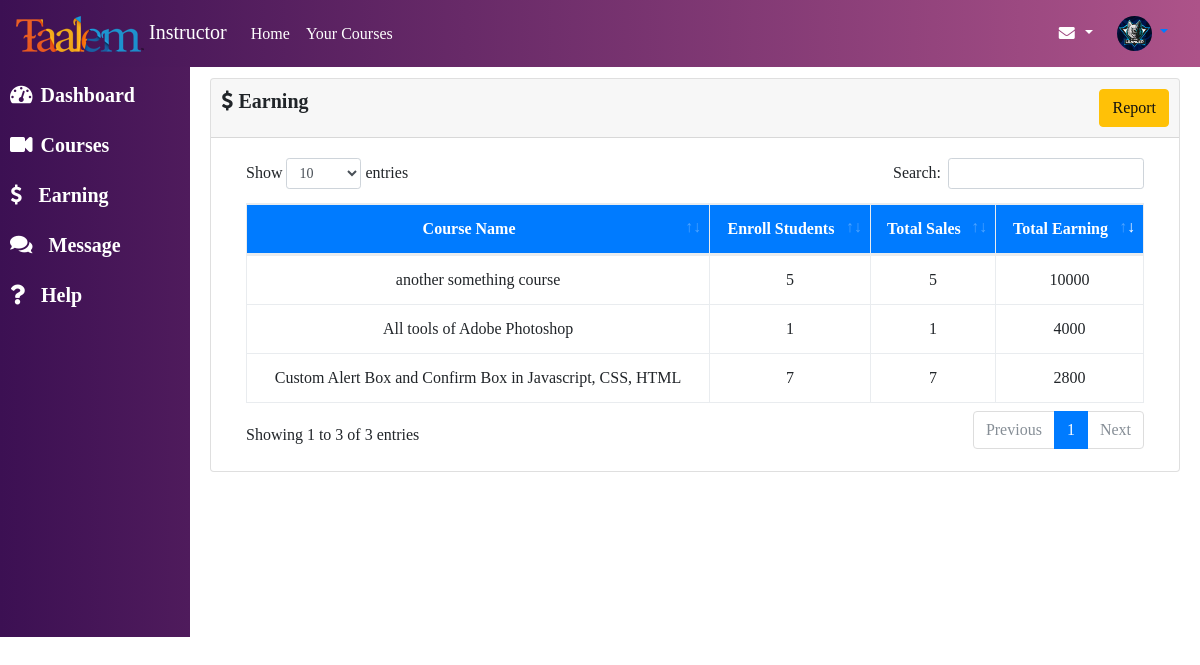
/instructor/earning.php (signed in), run on the app's committed database.
### tables this page shows
CREATE TABLE IF NOT EXISTS `instructor` (
  `instid` int(3) NOT NULL AUTO_INCREMENT,
  `instname` varchar(50) NOT NULL,
  `regid` int(3) NOT NULL,
  `photo` varchar(60) DEFAULT NULL,
  `gender` char(1) NOT NULL,
  `qualification` varchar(30) DEFAULT NULL,
  `expirance` varchar(10) DEFAULT NULL,
  `speciality` varchar(20) DEFAULT NULL,
  `about` text,
  PRIMARY KEY (`instid`),
  KEY `regid` (`regid`)
);

CREATE TABLE IF NOT EXISTS `course` (
  `courseid` int(3) NOT NULL AUTO_INCREMENT,
  `coursename` varchar(250) NOT NULL,
  `catid` int(3) NOT NULL,
  `coursedate` date NOT NULL,
  `description` text NOT NULL,
  `coursetype` varchar(10) NOT NULL,
  `price` int(5) DEFAULT NULL,
  `prerequirement` text NOT NULL,
  `whatlearn` text,
  `skilllevel` varchar(20) DEFAULT NULL,
  `keyword` varchar(50) DEFAULT NULL,
  `lang` varchar(15) NOT NULL,
  `thumbnailurl` varchar(50) DEFAULT NULL,
  `thumbvidurl` varchar(100) DEFAULT NULL,
  `instid` int(3) NOT NULL,
  `status` int(1) NOT NULL,
  PRIMARY KEY (`courseid`),
  KEY `catid` (`catid`),
  KEY `course_ibfk_2` (`instid`)
);

### inc/dataclass.php (called while the page is built, shortened)
<?php
class Dataclass
{
    private $conn;
    public function __construct()
    {
        $this->conn = mysqli_connect("localhost","root","","academydb") or die("Connection Fails");
    }
    public function getTable($query)
    {
    	$table = mysqli_query($this->conn,$query);
    	return $table;
    }
    public function getRow($query)
    {
    	$table = mysqli_query($this->conn,$query);
    	$row = mysqli_fetch_assoc($table);
    	return $row;
    }
    public function getDp($regid,$usertype)
    {
        if ($usertype=="student") {
            $studquery = "select photo from student where regid='$regid'";
            $dp = $this->getRow($studquery);
            return $dp['photo'];
        }else{
            $insquery = "select photo from instructor where regid='$regid'";
            $dp = $this->getRow($insquery);
            return $dp['photo'];
        }
    }
}
 ?>

### instructor/earning.php (the view, shortened to what this page needs)
<?php
	require_once 'dash-header.php';
    $courses = $dc->getTable("select courseid, coursename from course where instid='$_SESSION[regid]' and coursetype='paid'");
?>
<div class="wrapper">
            <nav id="sidebar" style="height:587px;">
                <ul class="list-unstyled components">
                    <li class="active">
                        <a href="dashboard.php"><i class="fas fa-tachometer-alt mr-2"></i>Dashboard</a>
                    </li>
                    <li>
                        <a href="mycourses.php"><i class="fas fa-video mr-2"></i>Courses</a>
                    </li>
                    <li>
                        <a href="earning.php"><i class="fas fa-dollar-sign mr-3"></i>Earning</a>
                    </li>
                    <li>
                        <a href="message.php"><i class="fas fa-comments mr-3"></i>Message</a>
                    </li>
                    <li>
                        <a href="#"><i class="fas fa-question mr-3"></i>Help</a>
                    </li>
                </ul>
            </nav>
            <div id="content" style="width: 100%;">
                <div class="row mt-2">
                    <div class="col-md-12">
                        <div class="card mb-3">
                            <div class="card-header" style="padding: 10px;">
                                <h5 class="float-left"><i class="fa fa-dollar-sign"></i> <b>Earning</b></h5>
                                <a href="earningreport.php" class="btn btn-warning float-right">Report</a>
                                <div class="clearfix"></div>
                            </div>
                            <div class="card-body">
                                <div class="table-responsive">
                                  <table class="table table-bordered" id="dataTable" width="100%" cellspacing="0">
                                    <thead>
                                        <tr class="text-center tblheading">
                                          <th>Course Name</th>
                                          <th>Enroll Students</th>
                                          <th>Total Sales</th>
                                          <th>Total Earning</th>
                                        </tr>
                                    </thead>
                                    <tbody class="text-center">
                                        <?php
                                        while ($rw = mysqli_fetch_assoc($courses)) {
                                         ?>
                                        <tr>
                                            <td><?= $rw['coursename'] ?></td>
                                            <?php
                                            $enrs = $dc->getRow("select count(enrollid) as totalen from courseenroll where courseid='$rw[courseid]'");
                                            echo "<td>".$enrs['totalen']."</td>";
                                            $tsale = $dc->getRow("SELECT COUNT(courseid) as totalsell FROM earning where courseid='$rw[courseid]' and regid='$_SESSION[regid]'");
                                            echo "<td>".$tsale['totalsell']."</td>";
                                            $totalincome = $dc->getRow("select sum(amount) as totalincome from earning where courseid='$rw[courseid]' and regid='$_SESSION[regid]'");
                                            echo "<td>".$totalincome['totalincome']."</td>";
                                             ?>
                                        </tr>
                                        <?php } ?>
                                    </tbody>
                                  </table>
                            </div>
                        </div>
                    </div>
                </div>
            </div>
    </div>
</div>
</body>
</html>

### instructor/dash-header.php (shortened to what this page needs)
<?php
require_once '../inc/config.php';
require_once '../inc/dataclass.php';
$dc=new Dataclass();
	$unseenmsg = $dc->getTable("SELECT * FROM message WHERE status = 0 and receiverregid='$_SESSION[regid]'");
	$countmsg=mysqli_num_rows($unseenmsg);
?>
<!DOCTYPE html>
<html lang="en">
<head>
	<link rel="stylesheet" href="../assests/libs/bootstrap/css/bootstrap.min.css" />
	<link rel="stylesheet" href="../assests/libs/animatecss/animate.min.css" />
	<link rel="stylesheet" href="../assests/libs/fontawesome/css/fontawesome-all.min.css" />
	<link rel="stylesheet" href="../assests/libs/jqueryui/jquery-ui.min.css">
	<link rel="stylesheet" href="../assests/libs/datatable/datatables.min.css">
	<link rel="stylesheet" href="../assests/css/main.css">
	<link rel="stylesheet" href="../admin/css/buttons.bootstrap4.min.css">
    <link rel="stylesheet" href="../admin/css/buttons.dataTables.min.css">
	<link rel="stylesheet" href="../admin/vendor/printjs/print.min.css">
</head>
<body style="margin-top: 50px;">
	<div class="container-fluid">
		<nav class="navbar fixed-top navbar-expand-lg dashnav">
		  <a class="navbar-brand" href="#" style="color: white"><img src="../assests/img/taalem-128.png" alt=""> Instructor</a>
		  <div class="collapse navbar-collapse" id="navbarSupportedContent">
		    <ul class="navbar-nav mr-auto">
		      <li class="nav-item"><a class="nav-link" href="../index.php">Home</a></li>
				<li class="nav-item"><a class="nav-link" href="../usercourse.php" title="this is your Purchase Course From Taalem">Your Courses</a></li>
		    </ul>
		    <ul class="navbar-nav ml-auto">
		    	<li class="nav-item dropdown">
		          <a class="nav-link dropdown-toggle" id="messagesDropdown" href="#" onclick="showMsg()" data-toggle="dropdown" aria-haspopup="true" title="<?= $countmsg ?> Messages" aria-expanded="false">
		           	<i class="fa fa-fw fa-envelope"></i>
		          </a>
		        </li>
		    </ul>
		    <div class="dropdown">
					<a class="nav-link dropdown-toggle" href="#" id="navbarDropdownMenuLink" data-toggle="dropdown" aria-haspopup="true" aria-expanded="false">
						<img src="../<?= $dc->getDp($_SESSION['regid'],$_SESSION['usertype']) ?>" class=" rounded-circle imgr" height="35px" width="35px" alt="user profile">
					</a>
				</div>
		  </div>
		</nav>
	</div>

### assests/css/main.css (style rules this page uses)
* { font-family: Century Gothic; }
body { margin: 0px; }
.imgr { object-fit: cover; }
.table-responsive { display: table; }
.dashnav { background: #ad5389; background: -webkit-linear-gradient(to right, #3c1053, #ad5389); background: linear-gradient(to right, #3c1053, #ad5389); color: white !important; }
.dashnav .navbar-nav .nav-item .nav-link { color: white; }
.wrapper { display: flex; align-items: stretch; }
#sidebar { min-width: 190px; max-width: 250px; background: #4f1b5c; background: -webkit-linear-gradient(to right, #3c1053, #4f1b5c); background: linear-gradient(to right, #3c1053, #4f1b5c); color: #fff; transition: all 0.3s; }
#sidebar ul { margin-top: 20px; position: fixed; }
#sidebar ul li a { text-decoration: none; font-weight: bold; color:#fff; padding: 10px; font-size: 20px; display: block; }
#content { padding: 20px; }
.tblheading { background:#007bff;color:#fff; }

### data on the page
instructor: photo (picture)
course: coursename "another something course", totalen "5", totalsell "5", totalincome "10000"
course: coursename "Custom Alert Box and Confirm Box in Javascript, CSS, HTML", totalen "7", totalsell "7", totalincome "2800"
course: coursename "All tools of Adobe Photoshop", totalen "1", totalsell "1", totalincome "4000"
